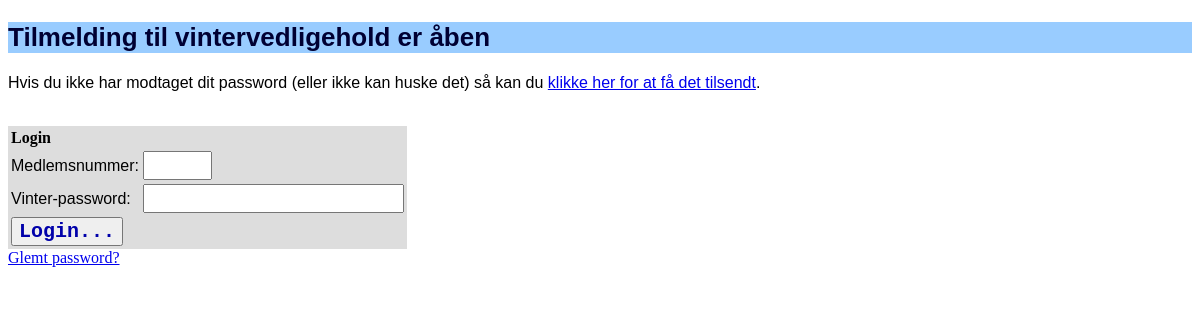
The app's page /app/index.php, older data.
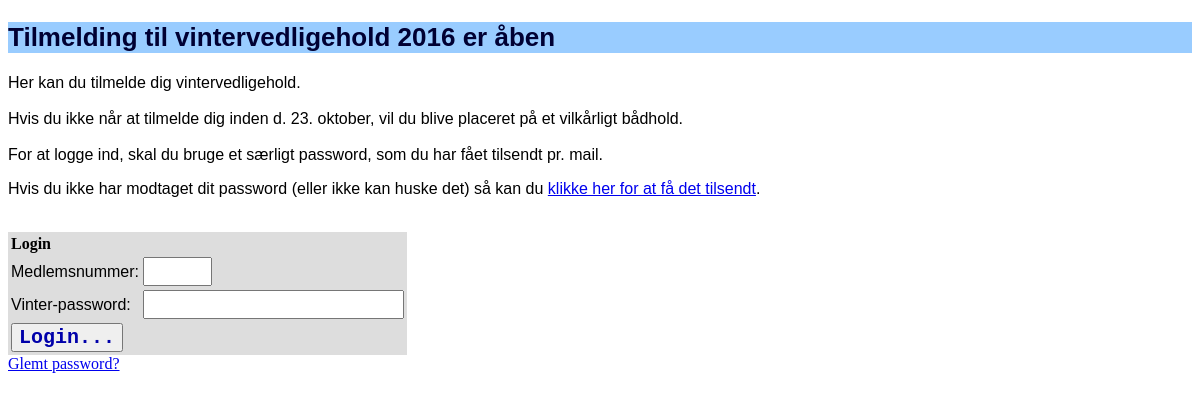
The same page, newer data.
### tables this page shows
CREATE TABLE `settings` (
  `id` int(10) unsigned NOT NULL AUTO_INCREMENT,
  `name` varchar(255) NOT NULL,
  `description` text NOT NULL,
  `content` text NOT NULL,
  `type` varchar(10) NOT NULL DEFAULT 'text',
  PRIMARY KEY (`id`),
  KEY `name` (`name`)
);

### app/inc/db.php (called while the page is built, shortened)
<?php
function get_setting($name, $link = false) {
  if (!$link) {
    $link = $GLOBALS['link'];
  }
  $res = $link->query("SELECT * FROM settings WHERE name = '" . $link->escape_string($name) . "'");
  if ($res && $row = $res->fetch_assoc() ) {
    return $row['content'];
  }
  return "";
}
?>

### app/index.php (the view, shortened to what this page needs)
<?php
   include("inc/header.php");
   echo "</head>\n<body>\n";
   $year = get_setting('year');
   $text = nl2br(get_setting('welcome_page'));
?>
<h2>Tilmelding til vintervedligehold <?= $year ?> er &aring;ben</h2>
<p><?= $text ?>
<p>Hvis du ikke har modtaget dit password (eller ikke kan huske det) så kan du <a href="glemt.php">klikke her for at få det tilsendt</a>.</p>
<br />
<form action="tilmeld2.php" method="POST">
  <table border="0" class="login-boks">
     <tr>
	 <th colspan="2">Login</th>
     </tr>
     <tr>
	<td>Medlemsnummer:</td>
	<td><input type='text' name='medlemsnummer' size='4'></td>
    </tr>
    <tr>
	<td>Vinter-password:</td>
	<td><input type="password" name="password" size="20"></td>
    </tr>
    <tr>
	<td colspan="2"><input type='submit' value='Login...'></td>
    </tr>
  </table>
</form>
<a href="glemt.php">Glemt password?</a>
<?php
  include("inc/footer.php");
?>

### app/inc/header.php (shortened to what this page needs)
<!DOCTYPE HTML PUBLIC "-//W3C//DTD HTML 4.01 Transitional//EN"
"http://www.w3.org/TR/html4/loose.dtd">
<html>
  <head>
<link rel="stylesheet" type="text/css" href="vinter_style.css" />
<?php
include_once("db.php");
    ?>

### app/inc/footer.php
</body>
</html>

### app/vinter_style.css (style rules this page uses)
h2 { font-family: helvetica; font-size: 26px; color: #000033; background-color: #99ccff; }
p { font-family: helvetica; font-size: 16px; }
td { font-family: helvetica; font-size: 16px; }
input { font-family: courier,helvetica; font-weight: bold; font-size: 20px; color: #0000aa; }
input[type=submit] { cursor: pointer; }
.login-boks { background-color: #ddd; }
table.login-boks th { text-align: left; }

Row changes from the older to the newer data that the page shows:
added settings: content "2016"
added settings: content "Her kan du tilmelde dig vintervedligehold. Hvis du ikke når at tilmelde dig inden d. 23. oktober, vil du blive placeret på et vilkårligt bådhold. For at logge ind, skal du bruge et særligt password, som du har fået tilsendt pr. mail."
